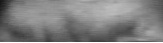
#> input picture forehead_wrinkle_detector/wrinkled/a1.jpg, 163 x 43 px
$ jupyter execute Run.ipynb   (older library calls are emulated)
#> lines starting #> are read from the running program, lines starting #| are printed output that depends on the picture
[cell 1]
import os
import glob
import cv2
import numpy as np
import matplotlib.pyplot as plt

path = '/home/rohit/Desktop/gsoc/Roman_Art_Analysis/forehead_wrinkle_detector/'
classes = ['wrinkled','unwrinkled']

Laplacian_wrinkled = []
Laplacian_unwrinkled = []

for i in classes:
    file_path = os.path.join(path, i, '*.jpg')
    files = glob.glob(file_path)
    for j in files:
        image = cv2.imread(j)
#> image is the input picture: shape (43, 163, 3); min 21, max 255, mean 128.4
        image = cv2.cvtColor(image, cv2.COLOR_BGR2RGB)
        image_gray = cv2.GaussianBlur(image,(5,5),0)
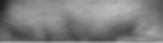
#> image_gray: shape (43, 163, 3); min 26, max 186, mean 127.2
        image_gray = cv2.cvtColor(image_gray, cv2.COLOR_RGB2GRAY)
#> image_gray: shape (43, 163)
        Laplacian = cv2.Laplacian(image_gray, cv2.CV_8UC1)
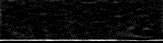
#> Laplacian: shape (43, 163); min 0, max 28, mean 1.4; drawn with min black and max white

        height, width= Laplacian.shape
#> height = 43; width = 163
        val_1=0
        for ii in range(2,height-2):
            for jj in range(2,width-2):
                if Laplacian[ii][jj]>=2:
                    if Laplacian[ii][jj+1]>=2:
                        if Laplacian[ii][jj-1]>=2:
                            if Laplacian[ii][jj+2]>=2:
                                if Laplacian[ii][jj-2]>=2:
                                    val_1+=(Laplacian[ii][jj]*Laplacian[ii][jj])
#> after the loop, val_1 = 35226
        val_1 /=(height * width)
#> val_1 = 5.03

        if i == 'wrinkled':
            Laplacian_wrinkled.append(val_1)
        else:
            Laplacian_unwrinkled.append(val_1)
#> pass 2 of the loop `for i in classes:`:
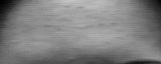
#> input picture forehead_wrinkle_detector/unwrinkled/b1.jpg, 161 x 64 px
#> image is the input picture: shape (64, 161, 3); min 1, max 197, mean 127.7
#> `Laplacian = cv2.Laplacian(image_gray, cv2.CV_8UC1)`:
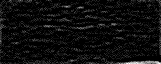
#> Laplacian: shape (64, 161); min 0, max 17, mean 0.905; drawn with min black and max white
#> after the loop `for ii in range(2,height-2):`: val_1 = 5431
#> `val_1 /=(height * width)`: val_1 = 0.527
        # [6 lines of commented-out code are left out]
count=0
for i in range(0,len(Laplacian_wrinkled)):
    if Laplacian_wrinkled[i]<max(Laplacian_unwrinkled):
        count+=1
#> this loop made 1 pass
#> after the loop, count = 0
print(count/len(Laplacian_wrinkled))
#| 0.0
#print(Laplacian_wrinkled)
